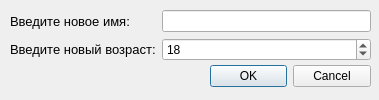
<?xml version="1.0" encoding="UTF-8"?>
<ui version="4.0">
 <class>Dialog_Confirm_User_Edit</class>
 <widget class="QDialog" name="Dialog_Confirm_User_Edit">
  <property name="geometry">
   <rect>
    <x>0</x>
    <y>0</y>
    <width>379</width>
    <height>100</height>
   </rect>
  </property>
  <property name="windowTitle">
   <string>Dialog</string>
  </property>
  <widget class="QDialogButtonBox" name="buttonBox">
   <property name="geometry">
    <rect>
     <x>210</x>
     <y>60</y>
     <width>161</width>
     <height>32</height>
    </rect>
   </property>
   <property name="orientation">
    <enum>Qt::Horizontal</enum>
   </property>
   <property name="standardButtons">
    <set>QDialogButtonBox::Cancel|QDialogButtonBox::Ok</set>
   </property>
  </widget>
  <widget class="QWidget" name="formLayoutWidget">
   <property name="geometry">
    <rect>
     <x>10</x>
     <y>10</y>
     <width>361</width>
     <height>51</height>
    </rect>
   </property>
   <layout class="QFormLayout" name="dataFormLayout">
    <item row="0" column="0">
     <widget class="QLabel" name="nameLabel">
      <property name="font">
       <font>
        <pointsize>10</pointsize>
       </font>
      </property>
      <property name="text">
       <string>Введите новое имя:</string>
      </property>
     </widget>
    </item>
    <item row="0" column="1">
     <widget class="QLineEdit" name="userNameEdit"/>
    </item>
    <item row="1" column="0">
     <widget class="QLabel" name="ageLabel">
      <property name="font">
       <font>
        <pointsize>10</pointsize>
       </font>
      </property>
      <property name="text">
       <string>Введите новый возраст:</string>
      </property>
     </widget>
    </item>
    <item row="1" column="1">
     <widget class="QSpinBox" name="userAgeEdit">
      <property name="minimum">
       <number>10</number>
      </property>
      <property name="maximum">
       <number>250</number>
      </property>
      <property name="value">
       <number>18</number>
      </property>
     </widget>
    </item>
   </layout>
  </widget>
 </widget>
 <resources/>
 <connections>
  <connection>
   <sender>buttonBox</sender>
   <signal>accepted()</signal>
   <receiver>Dialog_Confirm_User_Edit</receiver>
   <slot>accept()</slot>
   <hints>
    <hint type="sourcelabel">
     <x>248</x>
     <y>254</y>
    </hint>
    <hint type="destinationlabel">
     <x>157</x>
     <y>274</y>
    </hint>
   </hints>
  </connection>
  <connection>
   <sender>buttonBox</sender>
   <signal>rejected()</signal>
   <receiver>Dialog_Confirm_User_Edit</receiver>
   <slot>reject()</slot>
   <hints>
    <hint type="sourcelabel">
     <x>316</x>
     <y>260</y>
    </hint>
    <hint type="destinationlabel">
     <x>286</x>
     <y>274</y>
    </hint>
   </hints>
  </connection>
 </connections>
</ui>
